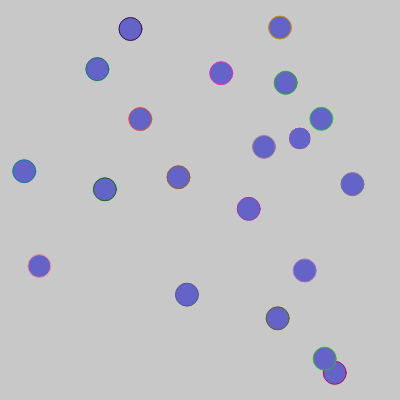
Frame 1 (no input)
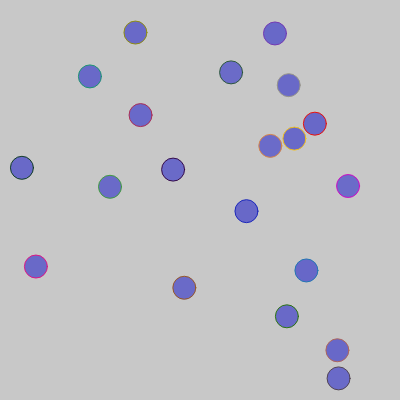
Frame 60 (no input)
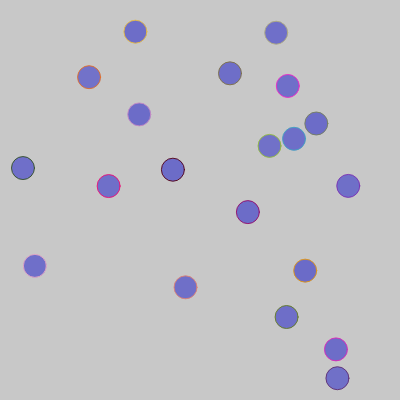
Frame 120 (the mouse pressed at the canvas centre since frame 60)

The p5.js sketch that drew these frames (run headless with seeded random() and noise() and a simulated clock; from frame 60 on, the mouse is pressed at the canvas centre):

// p5.js sketch
// ── sketch.js
var bubbles = [];
var howmany = 20;

//SETUP
function setup() {
	createCanvas(400,400);
	for(var i = howmany - 1; i >= 0; i--) {
		bubbles[i] = new Bubble(); //This is how we call the constructor function.
	}
}

//DRAW
function draw() {
	background(200);

	for (var i = bubbles.length - 1; i >= 0; i--) {
		bubbles[i].show();
		bubbles[i].wobble();
		bubbles[i].fadeout();

	}


}

//MOUSEPressed
function mousePressed () {
	for (i=bubbles.length-1; i >= 0; i--) {
		bubbles[i].clicked();
	}
}
// ── bubble.js
function Bubble () {
	this.x = random(0,width);
	this.y = random(0,height);
	this.lifespan = 255;

	this.d = 23;

	this.col = color(100, 100, 200, this.lifespan);

	this.show = function() {
		stroke(random(0,255),random(0,200), random(0,200), this.lifespan);
		fill(this.col);
		ellipse(this.x, this.y, this.d, this.d);
	};

	this.wobble = function() {
		this.x += random(-1.5,1.5);
		this.y += random(-1,1);
	};

	this.fadeout = function() {
		if (this.lifespan > 0 && random(1) < 0.2) {
			this.lifespan--;
		}
		if (this.d>0){
			if (this.lifespan < 100 && random(1) < 0.5) {
				this.d--;
			}
		}
		this.col = color(100, 100, 200, this.lifespan);
	};

	this.clicked = function () {

		this.wobble = function() {
			this.x += random(0);
			this.y += random(0);
		};
	}


}
